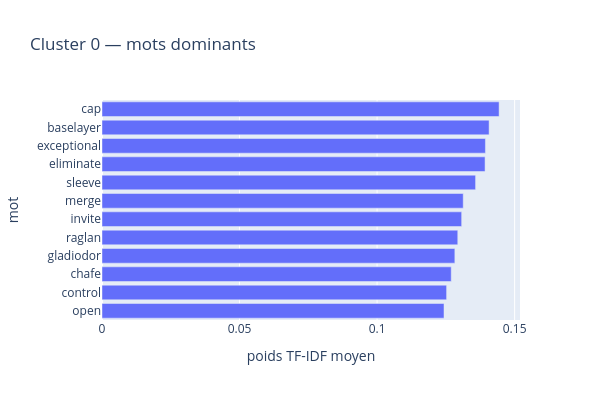
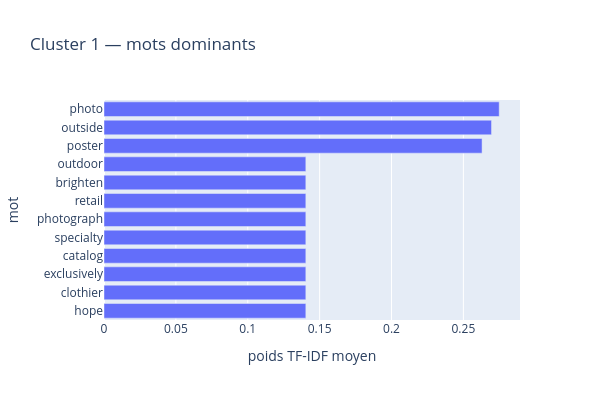
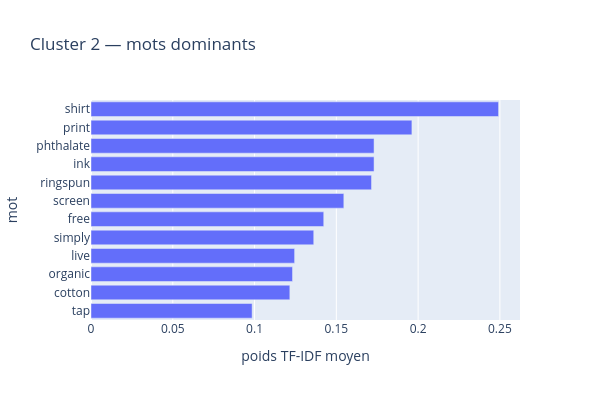
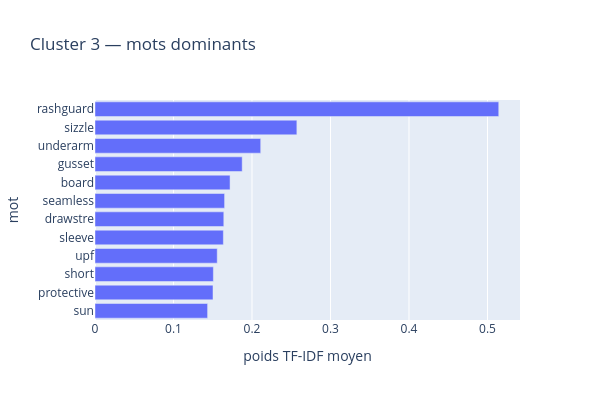

Here is the notebook cell these charts were saved with, in order:
### Code cell
cluster_ids = np.unique(labels[labels != -1]) # Parcours tous les clusters sauf le bruit (-1)

for cluster_id in cluster_ids:
    masque = labels == cluster_id
    assert cluster_id != -1 and masque.any()

    X_cluster = matrice_tfidf[masque]

    # Poids TF-IDF moyen de chaque mot dans ce groupe
    poids = np.asarray(X_cluster.mean(axis=0)).ravel()
    top = np.argsort(poids)[::-1][:12]
    top = top[poids[top] > 0]

    mots_cluster = pd.DataFrame({
        "mot": mots[top],
        "poids TF-IDF moyen": poids[top]
    })

    fig = px.bar(
        mots_cluster,
        x="poids TF-IDF moyen",
        y="mot",
        orientation="h",
        title=f"Cluster {cluster_id} — mots dominants",
        height=400,
        width=600
    )
    fig.update_yaxes(categoryorder="total ascending")
    fig.show()

    # Descriptions les plus proches du centre moyen en distance cosinus
    centre = np.asarray(X_cluster.mean(axis=0))
    similarites = cosine_similarity(X_cluster, centre).ravel()

    positions = np.flatnonzero(masque)
    selection = positions[np.argsort(similarites)[::-1][:3]]

    print(f"Cluster {cluster_id} : {len(positions)} produits")

    with pd.option_context("display.max_colwidth", None):
        display(lecture.iloc[selection][["id", "texte"]])

### Figure 1 — Plotly figure (JSON) as saved in the notebook; plotly's stock layout.template omitted (floating-point values rounded to 4 significant figures)
{"data": [{"hovertemplate": "poids TF-IDF moyen=%{x}<br>mot=%{y}<extra></extra>", "legendgroup": "", "marker": {"color": "#636efa", "pattern": {"shape": ""}}, "name": "", "orientation": "h", "showlegend": false, "textposition": "auto", "type": "bar", "x": [0.1444, 0.1407, 0.1394, 0.1393, 0.1358, 0.1313, 0.1307, 0.1293, 0.1283, 0.127, 0.1253, 0.1243], "xaxis": "x", "y": ["cap", "baselayer", "exceptional", "eliminate", "sleeve", "merge", "invite", "raglan", "gladiodor", "chafe", "control", "open"], "yaxis": "y"}], "layout": {"barmode": "relative", "height": 400, "legend": {"tracegroupgap": 0}, "title": {"text": "Cluster 0 — mots dominants"}, "width": 600, "xaxis": {"anchor": "y", "domain": [0, 1], "title": {"text": "poids TF-IDF moyen"}}, "yaxis": {"anchor": "x", "categoryorder": "total ascending", "domain": [0, 1], "title": {"text": "mot"}}}}

### Figure 2 — Plotly figure (JSON) as saved in the notebook; plotly's stock layout.template omitted (floating-point values rounded to 4 significant figures)
{"data": [{"hovertemplate": "poids TF-IDF moyen=%{x}<br>mot=%{y}<extra></extra>", "legendgroup": "", "marker": {"color": "#636efa", "pattern": {"shape": ""}}, "name": "", "orientation": "h", "showlegend": false, "textposition": "auto", "type": "bar", "x": [0.2749, 0.2696, 0.263, 0.1404, 0.1404, 0.1404, 0.1404, 0.1404, 0.1404, 0.1404, 0.1404, 0.1404], "xaxis": "x", "y": ["photo", "outside", "poster", "hope", "clothier", "exclusively", "catalog", "specialty", "photograph", "retail", "brighten", "outdoor"], "yaxis": "y"}], "layout": {"barmode": "relative", "height": 400, "legend": {"tracegroupgap": 0}, "title": {"text": "Cluster 1 — mots dominants"}, "width": 600, "xaxis": {"anchor": "y", "domain": [0, 1], "title": {"text": "poids TF-IDF moyen"}}, "yaxis": {"anchor": "x", "categoryorder": "total ascending", "domain": [0, 1], "title": {"text": "mot"}}}}

### Figure 3 — Plotly figure (JSON) as saved in the notebook; plotly's stock layout.template omitted (floating-point values rounded to 4 significant figures)
{"data": [{"hovertemplate": "poids TF-IDF moyen=%{x}<br>mot=%{y}<extra></extra>", "legendgroup": "", "marker": {"color": "#636efa", "pattern": {"shape": ""}}, "name": "", "orientation": "h", "showlegend": false, "textposition": "auto", "type": "bar", "x": [0.2492, 0.1962, 0.1731, 0.1731, 0.1715, 0.1546, 0.1423, 0.1362, 0.1245, 0.1232, 0.1216, 0.09852], "xaxis": "x", "y": ["shirt", "print", "ink", "phthalate", "ringspun", "screen", "free", "simply", "live", "organic", "cotton", "tap"], "yaxis": "y"}], "layout": {"barmode": "relative", "height": 400, "legend": {"tracegroupgap": 0}, "title": {"text": "Cluster 2 — mots dominants"}, "width": 600, "xaxis": {"anchor": "y", "domain": [0, 1], "title": {"text": "poids TF-IDF moyen"}}, "yaxis": {"anchor": "x", "categoryorder": "total ascending", "domain": [0, 1], "title": {"text": "mot"}}}}

### Figure 4 — Plotly figure (JSON) as saved in the notebook; plotly's stock layout.template omitted (floating-point values rounded to 4 significant figures)
{"data": [{"hovertemplate": "poids TF-IDF moyen=%{x}<br>mot=%{y}<extra></extra>", "legendgroup": "", "marker": {"color": "#636efa", "pattern": {"shape": ""}}, "name": "", "orientation": "h", "showlegend": false, "textposition": "auto", "type": "bar", "x": [0.5143, 0.2572, 0.2111, 0.1875, 0.172, 0.1651, 0.1641, 0.1635, 0.1557, 0.1508, 0.1503, 0.1434], "xaxis": "x", "y": ["rashguard", "sizzle", "underarm", "gusset", "board", "seamless", "drawstre", "sleeve", "upf", "short", "protective", "sun"], "yaxis": "y"}], "layout": {"barmode": "relative", "height": 400, "legend": {"tracegroupgap": 0}, "title": {"text": "Cluster 3 — mots dominants"}, "width": 600, "xaxis": {"anchor": "y", "domain": [0, 1], "title": {"text": "poids TF-IDF moyen"}}, "yaxis": {"anchor": "x", "categoryorder": "total ascending", "domain": [0, 1], "title": {"text": "mot"}}}}
